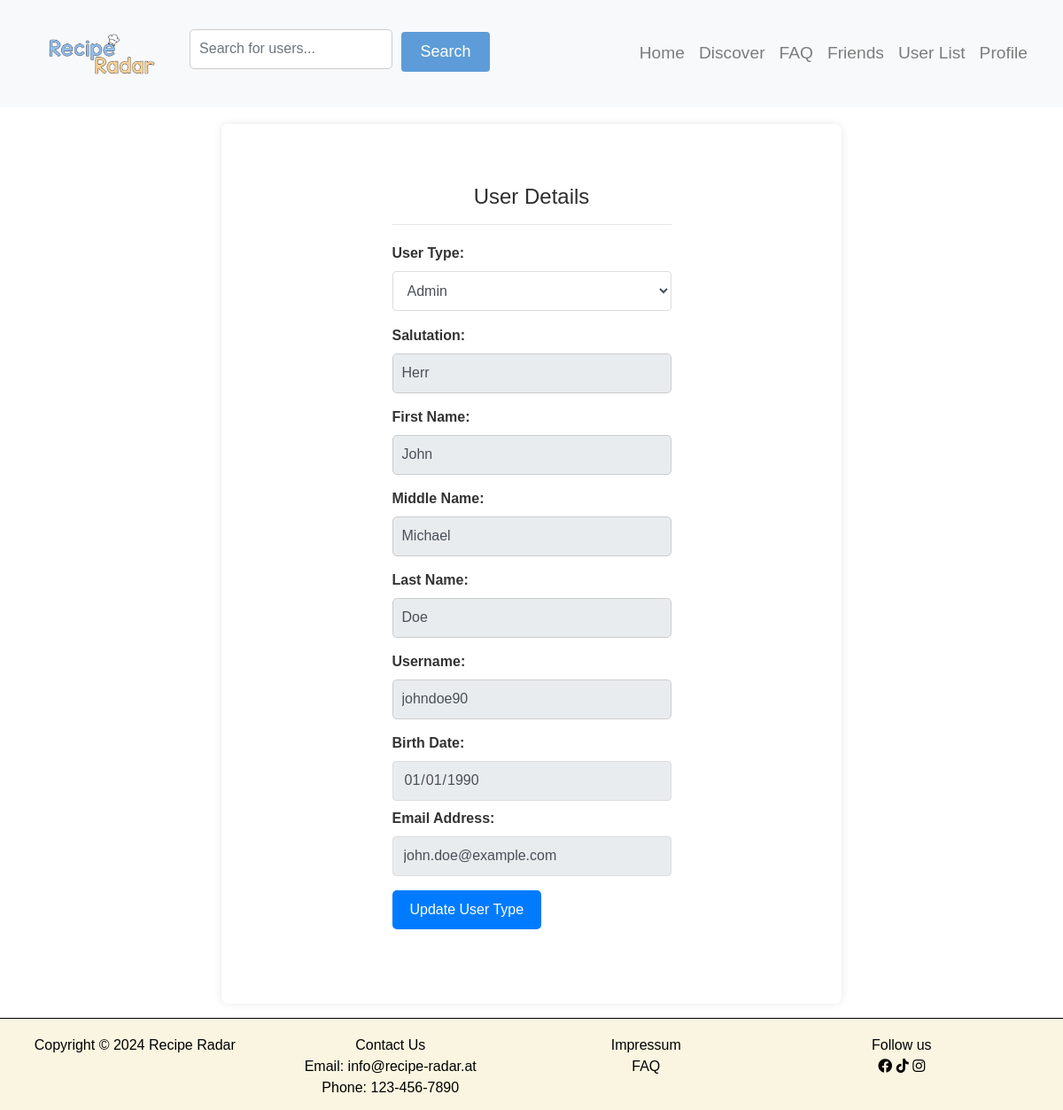
Page /userdetails.php?id=85 (signed in) on the committed database.
### tables this page shows
CREATE TABLE `users` (
  `userID` int(20) NOT NULL,
  `type` text NOT NULL DEFAULT 'normal',
  `salutation` varchar(50) DEFAULT NULL,
  `firstName` varchar(50) NOT NULL,
  `middleName` varchar(50) DEFAULT NULL,
  `lastName` varchar(50) NOT NULL,
  `userName` varchar(30) NOT NULL,
  `email` varchar(100) NOT NULL,
  `password` varchar(255) NOT NULL,
  `birthDate` date NOT NULL,
  `profilePicture` varchar(255) DEFAULT NULL
);

### services/userdetails_service.php (called while the page is built, shortened)
<?php
require "config/db_connect.php";
if (isset($_GET["id"])) {
    $id = $_GET["id"];
    $getUser = "SELECT * FROM users WHERE userID = $id";
    $userResult = mysqli_query($conn, $getUser);
    $user = mysqli_fetch_assoc($userResult);
}
?>

### userdetails.php (the view, shortened to what this page needs)
<?php
require "services/userdetails_service.php";
?>
<head>
    <?php require "components/head.php" ?>
</head>
<header>
    <?php include('components/navigation.php'); ?>
</header>
<body>
    <main>
    <div class="container" style="max-width: 700px; margin-top: 140px; overflow-y: auto;">
        <div class="row justify-content-center">
            <div class="col-11 col-sm-10 col-md-8 col-lg-7 col-xl-6 col-xxl-5">
                <h4 class="untertitle mb-1 mt-5">User Details</h4>
                <hr>
                <form method="post" action="">
                    <div class="mb-2">
                        <label for="userType" class="left-align-label">User Type:</label>
                        <select class="form-control auth-input" name="userType">
                            <option value="admin" <?php if ($user['type'] == 'admin') echo 'selected'; ?>>Admin</option>
                        </select>
                    </div>
                    <div class="mb-2 mt-3">
                        <label for="salutation" class="left-align-label">Salutation:</label>
                        <input type="text" class="form-control auth-input" name="salutation" value="<?php echo htmlspecialchars($user['salutation']); ?>" readonly>
                    </div>
                    <div class="mb-2">
                        <label for="firstName" class="left-align-label">First Name:</label>
                        <input type="text" class="form-control auth-input" name="firstName" value="<?php echo htmlspecialchars($user['firstName']); ?>" readonly>
                    </div>
                    <div class="mb-2">
                        <label for="middleName" class="left-align-label">Middle Name:</label>
                        <input type="text" class="form-control auth-input" name="middleName" value="<?php echo htmlspecialchars($user['middleName']); ?>" readonly>
                    </div>
                    <div class="mb-2">
                        <label for="lastName" class="left-align-label">Last Name:</label>
                        <input type="text" class="form-control auth-input" name="lastName" value="<?php echo htmlspecialchars($user['lastName']); ?>" readonly>
                    </div>
                    <div class="mb-2">
                        <label for="userName" class="left-align-label">Username:</label>
                        <input type="text" class="form-control auth-input" name="userName" value="<?php echo htmlspecialchars($user['userName']); ?>" readonly>
                    </div>
                    <div class="mb-2">
                        <label for="birthDate" class="left-align-label">Birth Date:</label>
                        <input type="date" class="form-control auth-input" name="birthDate" value="<?php echo htmlspecialchars($user['birthDate']); ?>" readonly>
                    </div>
                    <div class="mb-2">
                        <label for="email" class="left-align-label">Email Address:</label>
                        <input type="email" class="form-control auth-input" name="email" value="<?php echo htmlspecialchars($user['email']); ?>" readonly>
                    </div>
                    <button type="submit" class="btn btn-primary mb-5 mt-2">Update User Type</button>
                </form>
            </div>
        </div>
    </div>
    </main>
    <?php include('components/footer.php'); ?>
</body>

### resources/css/style.css (style rules this page uses)
body { margin: 0; padding: 0; }
.container { max-width: 1000px; margin: 0 auto; padding: 20px; background-color: #fff; border-radius: 5px; box-shadow: 0 2px 5px rgba(0, 0, 0, 0.1); }
form { margin-top: 20px; }
label { font-weight: bold; }
input[type="text"], textarea { width: 100%; padding: 10px; margin-bottom: 15px; border: 1px solid #ccc; border-radius: 5px; box-sizing: border-box; }
body { margin: 0; font-family: 'Segoe UI', Tahoma, Geneva, Verdana, sans-serif; background-color: white; height: 100vh; }
.untertitle { text-align: center; color: rgb(46, 46, 46); }
.auth-input { background: white; height: 45px; border: 1px solid rgb(220, 220, 220); box-shadow: none !important; }
.left-align-label { text-align: left !important; display: block; }

### resources/css/feed_style.css (style rules this page uses)
.btn-primary { background-color: #007bff; color: #fff; border: none; padding: 10px 20px; border-radius: 5px; cursor: pointer; }

### resources/css/recipe_detail.css (style rules this page uses)
body { background-image: url('../../pictures/bg-2.jpeg'); background-size: cover; font-family: Arial, sans-serif; color: #333; margin: 0; padding: 0; }
.container { margin: 10px auto; background-color: #fff; border-radius: 8px; box-shadow: 0 0 10px rgba(0, 0, 0, 0.1); padding: 20px; }

### rows in the picture
users: salutation "Herr", firstName "John", middleName "Michael", lastName "Doe", userName "johndoe90", birthDate "01/01/1990", email "john.doe@example.com"
